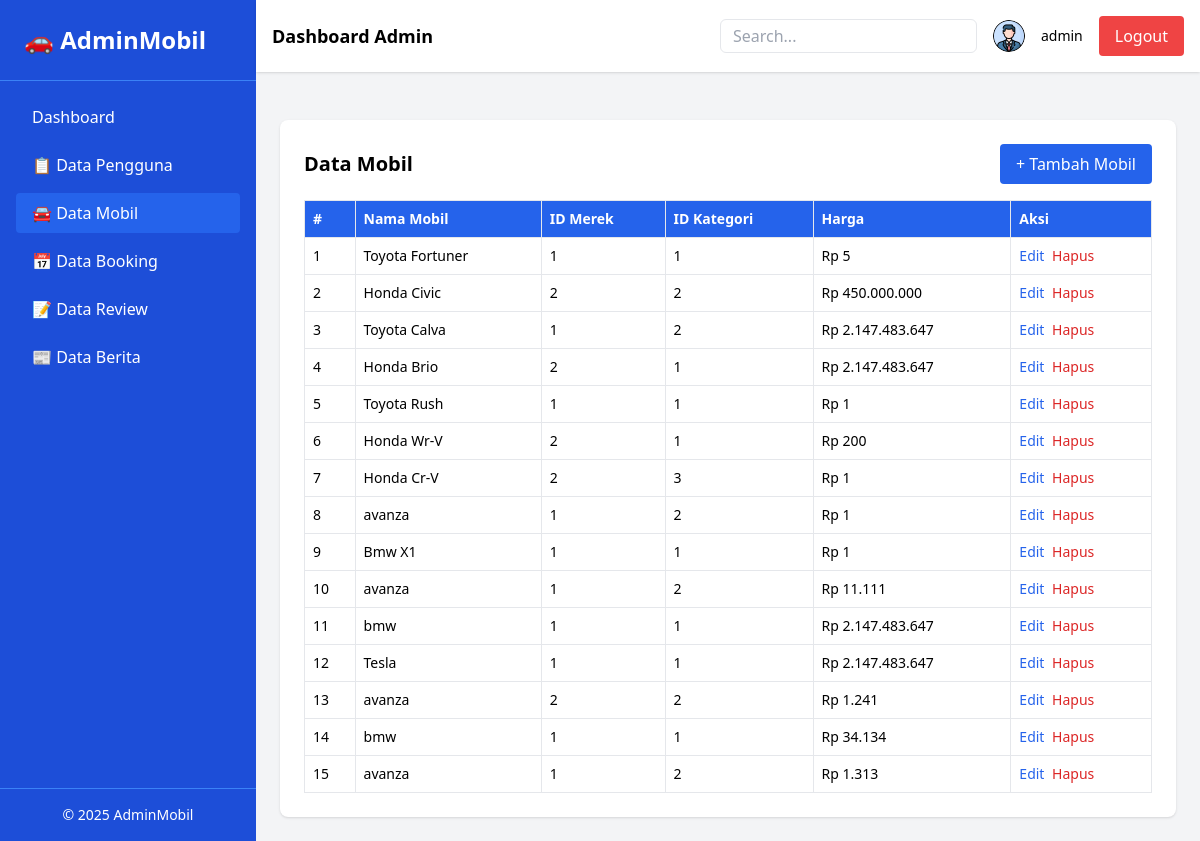
The page /admin/dataMobil.php (signed in) on the database as committed earlier.
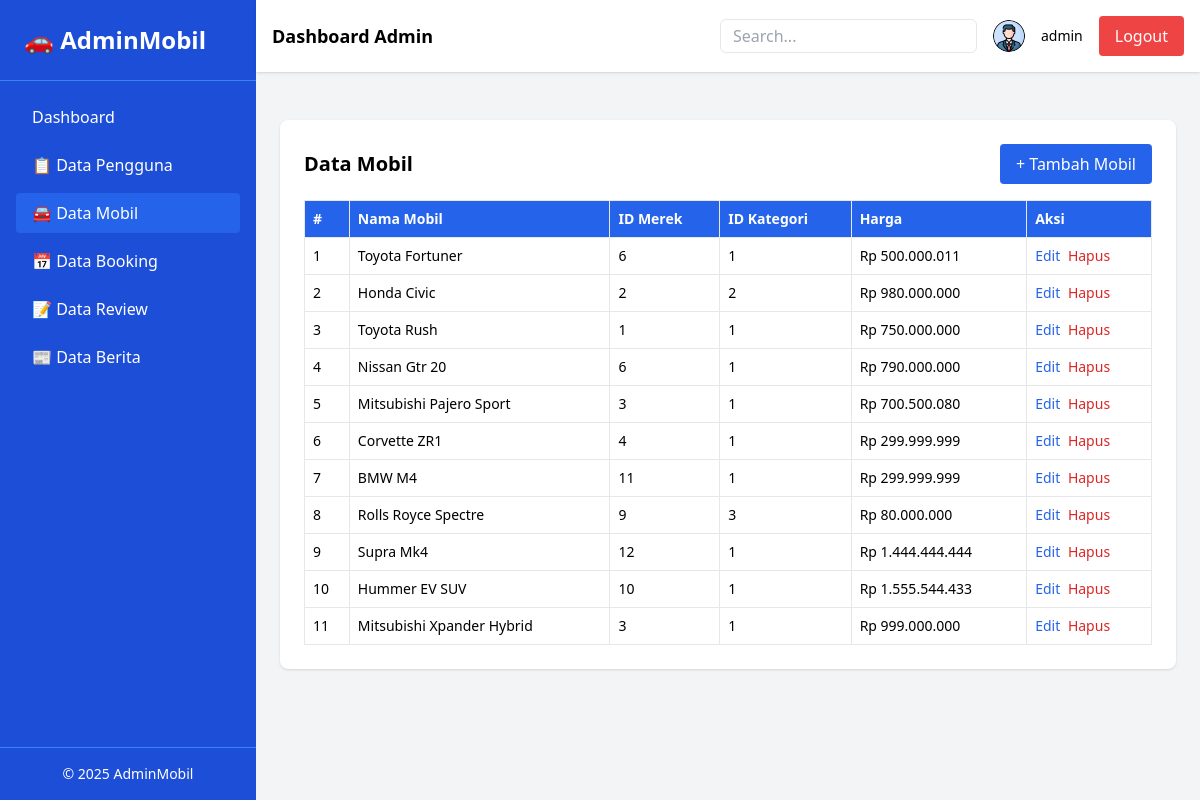
The same page on the database as committed later.
### tables this page shows
CREATE TABLE `mobil` (
  `id_mobil` int(11) NOT NULL,
  `nama_mobil` varchar(100) NOT NULL,
  `id_merek` int(11) NOT NULL,
  `id_kategori` int(11) NOT NULL,
  `harga` int(11) NOT NULL,
  `spesifikasi` text DEFAULT NULL,
  `video_url` text DEFAULT NULL,
  `bahan_bakar` varchar(50) DEFAULT NULL,
  `transmisi` varchar(50) DEFAULT NULL,
  `kapasitas_mesin` varchar(50) DEFAULT NULL,
  `tenaga` varchar(50) DEFAULT NULL,
  `kapasitas_tempat_duduk` varchar(50) DEFAULT NULL,
  `deskripsi` text DEFAULT NULL,
  `video` varchar(255) DEFAULT NULL
);

### admin/dataMobil.php (the view, shortened to what this page needs)
<?php
$koneksi = new mysqli("localhost", "root", "", "showroom");
$sql = "SELECT * FROM mobil";
$result = $koneksi->query($sql);
?>
<!DOCTYPE html>
<html lang="id">
<head>
  <script src="https://cdn.tailwindcss.com"></script>
</head>
<body class="bg-gray-100 min-h-screen">
  <div class="flex min-h-screen">
    <aside class="w-64 bg-blue-700 text-white flex flex-col">
      <div class="p-6 text-2xl font-bold border-b border-blue-500">🚗 AdminMobil</div>
      <nav class="flex-1 p-4 space-y-2">
        <a href="dashboardAdmin.php" class="block px-4 py-2 rounded hover:bg-blue-600">Dashboard</a>
        <a href="dataPengguna.php" class="block px-4 py-2 rounded hover:bg-blue-600">📋 Data Pengguna</a>
        <a href="dataMobil.php" class="block px-4 py-2 rounded bg-blue-600">🚘 Data Mobil</a>
        <a href="dataBooking.php" class="block px-4 py-2 rounded hover:bg-blue-600">📅 Data Booking</a>
        <a href="dataReview.php" class="block px-4 py-2 rounded hover:bg-blue-600">📝 Data Review</a>
        <a href="dataBerita.php" class="block px-4 py-2 rounded hover:bg-blue-600">📰 Data Berita</a>
      </nav>
      <div class="p-4 text-sm text-center border-t border-blue-500">&copy; 2025 AdminMobil</div>
    </aside>
    <div class="flex-1 flex flex-col">
      <header class="bg-white p-4 shadow flex justify-between items-center mb-6">
        <div class="text-lg font-semibold">Dashboard Admin</div>
        <div class="flex items-center space-x-4">
          <input type="text" placeholder="Search..." class="px-3 py-1 border rounded-md" />
          <img src="assets/img/logo.png" alt="Admin" class="w-8 h-8 rounded-full" />
          <span class="text-sm"><?php echo htmlspecialchars($_SESSION['admin_username']); ?></span>
          <a href="logout.php" class="px-4 py-2 rounded bg-red-500 hover:bg-red-600 text-white">Logout</a>
        </div>
      </header>
      <main class="p-6 overflow-auto">
        <div class="bg-white shadow rounded-lg p-6">
          <div class="flex justify-between items-center mb-4">
            <h2 class="text-xl font-semibold">Data Mobil</h2>
            <a href="tambahMobil.php" class="bg-blue-600 text-white px-4 py-2 rounded hover:bg-blue-700">+ Tambah Mobil</a>
          </div>
          <div class="overflow-x-auto">
            <table class="min-w-full text-sm text-left border border-gray-200">
              <thead class="bg-blue-600 text-white">
                <tr>
                  <th class="p-2 border">#</th>
                  <th class="p-2 border">Nama Mobil</th>
                  <th class="p-2 border">ID Merek</th>
                  <th class="p-2 border">ID Kategori</th>
                  <th class="p-2 border">Harga</th>
                  <th class="p-2 border">Aksi</th>
                </tr>
              </thead>
              <tbody>
                <?php $no = 1; while ($row = $result->fetch_assoc()): ?>
                  <tr class="hover:bg-gray-100">
                    <td class="p-2 border"><?php echo $no++; ?></td>
                    <td class="p-2 border"><?php echo htmlspecialchars($row['nama_mobil']); ?></td>
                    <td class="p-2 border"><?php echo htmlspecialchars($row['id_merek']); ?></td>
                    <td class="p-2 border"><?php echo htmlspecialchars($row['id_kategori']); ?></td>
                    <td class="p-2 border">Rp <?php echo number_format($row['harga'], 0, ',', '.'); ?></td>
                    <td class="p-2 border space-x-1">
                      <a href="editMobil.php?id=<?php echo $row['id_mobil']; ?>" class="text-blue-600 hover:underline">Edit</a>
                      <a href="hapusMobil.php?id=<?php echo $row['id_mobil']; ?>" onclick="return confirm('Yakin ingin menghapus?')" class="text-red-600 hover:underline">Hapus</a>
                    </td>
                  </tr>
                <?php endwhile; ?>
              </tbody>
            </table>
          </div>
        </div>
      </main>
    </div>
  </div>
</body>
</html>

Rows that differ between the two databases and show on the page:
removed mobil: nama_mobil "Toyota Calva", id_merek "1", id_kategori "2", harga "2.147.483.647"
removed mobil: nama_mobil "Honda Brio", id_merek "2", id_kategori "1", harga "2.147.483.647"
removed mobil: nama_mobil "Honda Wr-V", id_merek "2", id_kategori "1", harga "200"
removed mobil: nama_mobil "Honda Cr-V", id_merek "2", id_kategori "3", harga "1"
removed mobil: nama_mobil "avanza", id_merek "1", id_kategori "2", harga "1"
removed mobil: nama_mobil "Bmw X1", id_merek "1", id_kategori "1", harga "1"
removed mobil: nama_mobil "avanza", id_merek "1", id_kategori "2", harga "11.111"
removed mobil: nama_mobil "bmw", id_merek "1", id_kategori "1", harga "2.147.483.647"
removed mobil: nama_mobil "Tesla", id_merek "1", id_kategori "1", harga "2.147.483.647"
removed mobil: nama_mobil "avanza", id_merek "2", id_kategori "2", harga "1.241"
removed mobil: nama_mobil "bmw", id_merek "1", id_kategori "1", harga "34.134"
removed mobil: nama_mobil "avanza", id_merek "1", id_kategori "2", harga "1.313"
changed mobil "Toyota Fortuner": id_merek "1" → "6"; harga "5" → "500.000.011"
changed mobil "Honda Civic": harga "450.000.000" → "980.000.000"
changed mobil "Toyota Rush": harga "1" → "750.000.000"
added mobil: nama_mobil "Nissan Gtr 20", id_merek "6", id_kategori "1", harga "790.000.000"
added mobil: nama_mobil "Mitsubishi Pajero Sport", id_merek "3", id_kategori "1", harga "700.500.080"
added mobil: nama_mobil "Corvette ZR1", id_merek "4", id_kategori "1", harga "299.999.999"
added mobil: nama_mobil "BMW M4", id_merek "11", id_kategori "1", harga "299.999.999"
added mobil: nama_mobil "Rolls Royce Spectre", id_merek "9", id_kategori "3", harga "80.000.000"
added mobil: nama_mobil "Supra Mk4", id_merek "12", id_kategori "1", harga "1.444.444.444"
added mobil: nama_mobil "Hummer EV SUV", id_merek "10", id_kategori "1", harga "1.555.544.433"
added mobil: nama_mobil "Mitsubishi Xpander Hybrid", id_merek "3", id_kategori "1", harga "999.000.000"
